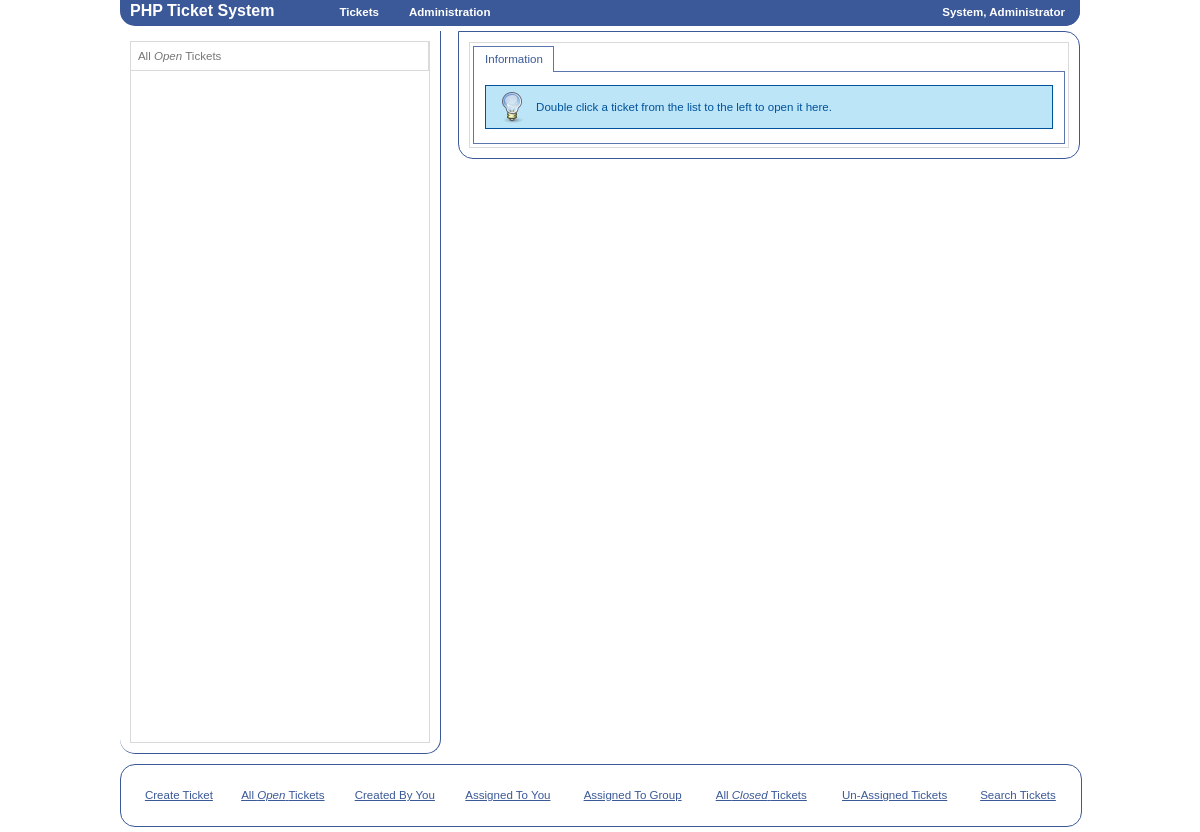
Screenshot of /?p=all_open_tickets (signed in) with the database file from the repository.
### tables this page shows
CREATE TABLE IF NOT EXISTS `application_settings` (
  `name` varchar(255) NOT NULL,
  `setting` text NOT NULL,
  PRIMARY KEY (`name`)
);

CREATE TABLE IF NOT EXISTS `mods` (
  `name` varchar(255) NOT NULL,
  `parent` varchar(255) NOT NULL,
  `display` varchar(255) NOT NULL,
  `path` text NOT NULL,
  `has_icon` int(1) NOT NULL COMMENT '1 = TRUE 2 = FALSE',
  `icon` varchar(255) NOT NULL,
  `acl` int(11) NOT NULL,
  `type` int(11) NOT NULL,
  `enabled` int(1) NOT NULL COMMENT '1 = TRUE 2 = FALSE',
  `weight` int(11) NOT NULL,
  PRIMARY KEY (`name`),
  KEY `name` (`name`),
  KEY `parent` (`parent`),
  FULLTEXT KEY `parent_2` (`parent`)
);

### config/application_settings.php (called while the page is built, shortened)
<?php
	$sql = "SELECT * FROM application_settings WHERE name = 'title'";
	$result = mysql_fetch_assoc(mysql_query($sql));
	$application_title = $result['setting'];
?>

### mods/menu/top.php (the view, shortened to what this page needs)
<?php if(isset($_SESSION['user_id'])) { ?>
<div id="top_menu">
<h1 class="application_name"><a href="?p=dashboard"><?php echo $application_title; ?></a></h1>
<div class="menu_left">
<ul id="nav_left">
<?php
$p_sql = "SELECT * FROM mods WHERE type = '1' AND parent = 'none' AND acl <= '$_SESSION[user_acl]' AND enabled = '1' AND name != 'end_user' ORDER BY weight";
$p_result = mysql_query($p_sql);
$p_num = mysql_num_rows($p_result);
$p_i = 0;
while ($p_i < $p_num) {
	$name = mysql_result($p_result, $p_i, "name");
	$display = mysql_result($p_result, $p_i, "display");
	$ck_sql = "SELECT * FROM mods WHERE parent = '$name' AND type = '1' AND acl <= '$_SESSION[user_acl]' AND enabled = '1' ORDER BY weight";
	$ck_result = mysql_query($ck_sql);
	$ck_num = mysql_num_rows($ck_result);
	if($ck_num >= 1) {
		echo '<li><a href="#"><strong>'.$display.'</strong></a><ul>';
		echo '</ul></li>';
	} else {
		echo '<li><a href="?p='.$name.'"><strong>'.$display.'</strong></a></li>';
	}
	$p_i++;
}
?>
</ul>
</div>
<ul id="nav_right">
<li class="asdf">
    <a href="#"><strong><?php echo $_SESSION['ln'].', '.$_SESSION['fn']; ?></strong></a>
</li>
</ul>
</div>
<?php } ?>

### mods/tickets/tickets_menu.php (shortened to what this page needs)
<?php if(isset($_SESSION['user_id'])) { ?>
	<table class="full">
		<tr><td><p><a href="#" id="create_ticket">Create Ticket</a></p></td>
	<?php
	$sql = "SELECT * FROM mods WHERE parent = 'tickets' AND type = '1' AND acl <= '$_SESSION[user_acl]' ORDER BY weight";
	$result = mysql_query($sql);
	$num = mysql_num_rows($result);
	$i = 0;
	while ($i < $num) {
		$name = mysql_result($result, $i, "name");
		$display = mysql_result($result, $i, "display");
			echo '<td><p><a href="?p='.$name.'">'.$display.'</a></p></td>';
		$i++;
	}
	?>
	</tr>
	</table>
<?php } ?>

### css/styles.css (style rules this page uses)
html,body { margin:0; padding:0; font: 85% Verdena,Tahoma,sans-serif; }
body { background:#FFF;color:#333 font-size:11px; }
table.full { width:100%; }
a { color:#3B5998; }
table { color:#3B5998; }

### css/menu.css (style rules this page uses)
div#top_menu { width:960px; margin:0 auto; background: #3B5998; color:#fff; border-bottom-left-radius:15px; border-bottom-right-radius:15px; }
.application_name { float:left; margin-top: 2px; margin-left: 10px; text-decoration:none; }
.application_name a { text-decoration:none; color:#fff; }
h1.application_name { text-decoration:none; color:#fff; font-size:16px; }
.menu_left { float:left; }
ul#nav_right,ul#nav_right li,ul#nav_right ul,ul#nav_right ul li { margin:0;padding:0;list-style-type:none }
ul#nav_right { height:26px;line-height:25px;margin-left:50px; background: #3B5998;color: #fff; border-bottom-right-radius:15px; }
ul#nav_right a { display:block;padding: 0 15px;text-decoration: none; color:#FFF; }
ul#nav_right li { float: right;position: relative }
ul#nav_left,ul#nav_left li,ul#nav_left ul,ul#nav_left ul li { margin:0;padding:0;list-style-type:none }
ul#nav_left { height:26px;line-height:25px;margin-left:50px; background: #3B5998;color: #fff }
ul#nav_left a { display:block;padding: 0 15px;text-decoration: none; color:#FFF }
ul#nav_left li { float: left;position: relative }

### mods/tickets/all_open_tickets.php (style rules this page uses)
.asdf { margin-left:10000px; float:right; }

### rows the page displays
application_settings: setting "PHP Ticket System"
mods: display "Tickets"
mods: display "Administration"
mods: display "All Open Tickets"
mods: display "Created By You"
mods: display "Assigned To You"
mods: display "Assigned To Group"
mods: display "All Closed Tickets"
mods: display "Un-Assigned Tickets"
mods: display "Search Tickets"

### other values shown
$_SESSION['ln'] "System"
$_SESSION['fn'] "Administrator"
